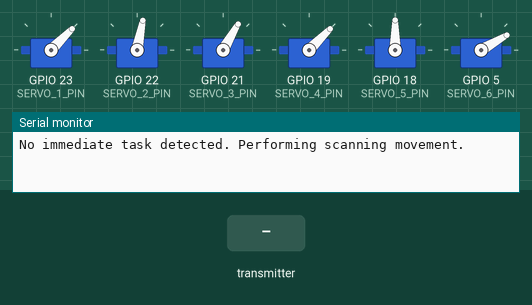
Recording of a sketch running on a simulated ESP32. On the bench: 6 × servo, the last lines printed to the serial monitor. The test bench sets the inputs (shaded band).

Above: at 1.2 s.
1.3 s: the transmitter starts sending moisture = 100
At 2.8 s:
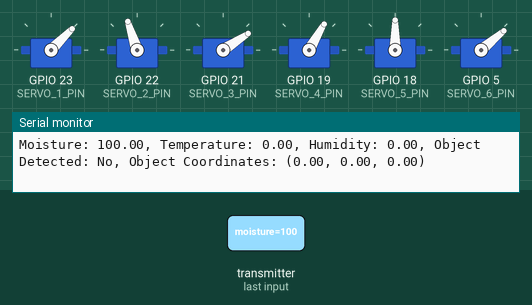
At 3.4 s:
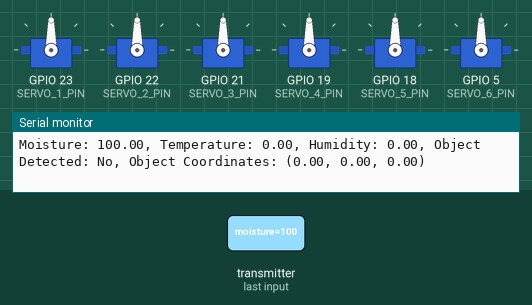
4.3 s: the transmitter starts sending objectDetected = 1
At 5.5 s:
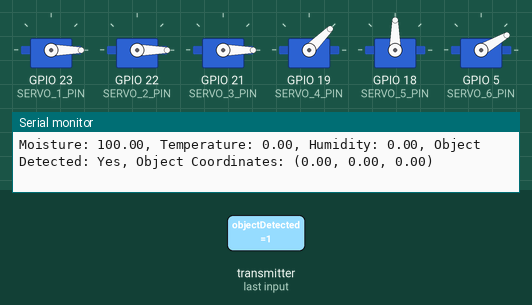
7.3 s: the transmitter starts sending objectX = 25
10.3 s: the transmitter starts sending objectY = 25
13.3 s: the transmitter starts sending objectX = 0
At 14.8 s:
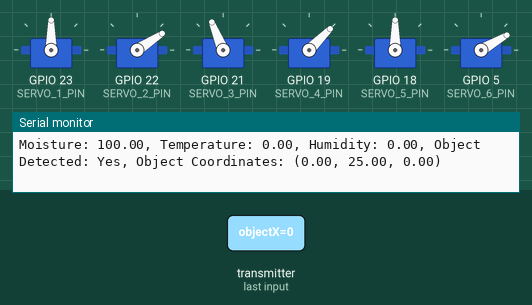
16.3 s: the transmitter starts sending objectZ = 25
Timing chart, 0 to 20.3 s (numbered marks = the images above; inputs shaded):
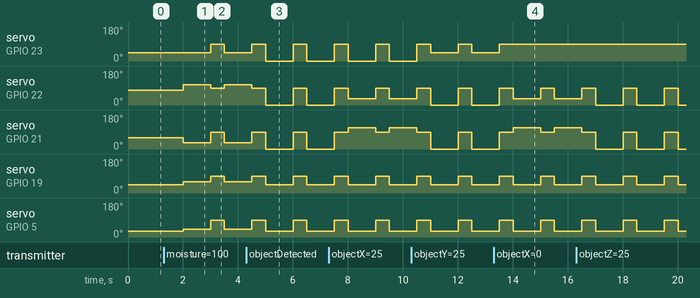

The sketch:

robotic_arm.ino
```cpp
#include <ESP32Servo.h>
#include <esp_now.h>
#include <WiFi.h>
#include <cmath>

#define SERVO_1_PIN 23
#define SERVO_2_PIN 22
#define SERVO_3_PIN 21
#define SERVO_4_PIN 19
#define SERVO_5_PIN 18
#define SERVO_6_PIN 5

Servo servo1, servo2, servo3, servo4, servo5, servo6;
const float L1 = 10.0, L2 = 15.0, L3 = 15.0;

struct SensorData {
    float moisture;
    float temperature;
    float humidity;
    bool objectDetected;
    float objectX;
    float objectY;
    float objectZ;
};

SensorData incomingData;
float movementPattern[4][3] = {{10, 10, 5}, {15, 5, 10}, {5, 15, 5}, {10, 5, 15}};
int patternIndex = 0;

void OnDataRecv(const uint8_t *mac, const uint8_t *incomingDataRaw, int len) {
    memcpy(&incomingData, incomingDataRaw, sizeof(incomingData));
    Serial.printf("Moisture: %.2f, Temperature: %.2f, Humidity: %.2f, Object Detected: %s, Object Coordinates: (%.2f, %.2f, %.2f)\n",
                  incomingData.moisture, incomingData.temperature,
                  incomingData.humidity, incomingData.objectDetected ? "Yes" : "No",
                  incomingData.objectX, incomingData.objectY, incomingData.objectZ);
}

void setServoAngles(float theta1, float theta2, float theta3, float theta4, float theta5, float theta6) {
    servo1.write(constrain(theta1, 0, 180));
    servo2.write(constrain(theta2, 0, 180));
    servo3.write(constrain(theta3, 0, 180));
    servo4.write(constrain(theta4, 0, 180));
    servo5.write(constrain(theta5, 0, 180));
    servo6.write(constrain(theta6, 0, 180));
}

void inverseKinematics(float x, float y, float z, float wristAngle, float clawAngle) {
    float theta1 = atan2(y, x) * 180 / PI;
    float r = sqrt(x * x + y * y);
    float d = sqrt(r * r + z * z);
    float alpha = atan2(z, r);
    float beta = acos((L2 * L2 + d * d - L3 * L3) / (2 * L2 * d));
    float gamma = acos((L2 * L2 + L3 * L3 - d * d) / (2 * L2 * L3));
    float theta2 = (alpha + beta) * 180 / PI;
    float theta3 = gamma * 180 / PI;
    setServoAngles(theta1, theta2, theta3, wristAngle, 90, clawAngle);
}

void setup() {
    Serial.begin(115200);
    servo1.attach(SERVO_1_PIN);
    servo2.attach(SERVO_2_PIN);
    servo3.attach(SERVO_3_PIN);
    servo4.attach(SERVO_4_PIN);
    servo5.attach(SERVO_5_PIN);
    servo6.attach(SERVO_6_PIN);
    setServoAngles(90, 90, 90, 90, 90, 90);
    WiFi.mode(WIFI_STA);
    if (esp_now_init() == ESP_OK) {
        esp_now_register_recv_cb(OnDataRecv);
    }
}

void loop() {
    if (incomingData.objectDetected) {
        Serial.println("Target object detected by ESP32-CAM. Initiating precision pick-up sequence.");
        inverseKinematics(incomingData.objectX, incomingData.objectY, incomingData.objectZ, 45.0, 30.0);
        delay(1000);
        setServoAngles(90, 90, 90, 90, 90, 90);
    } else if (incomingData.moisture > 50) {
        Serial.println("High moisture level detected. Adjusting grip and picking up wet object.");
        inverseKinematics(5.0, 5.0, 5.0, 60.0, 40.0);
        delay(1000);
        setServoAngles(90, 90, 90, 90, 90, 90);
    } else if (incomingData.temperature > 30) {
        Serial.println("High temperature detected. Using special handling technique.");
        inverseKinematics(15.0, 5.0, 5.0, 30.0, 20.0);
        delay(1000);
        setServoAngles(90, 90, 90, 90, 90, 90);
    } else {
        Serial.println("No immediate task detected. Performing scanning movement.");
        float *pos = movementPattern[patternIndex];
        inverseKinematics(pos[0], pos[1], pos[2], 45.0, 30.0);
        patternIndex = (patternIndex + 1) % 4;
        delay(1500);
    }
    delay(500);
}
```

Measured:
- after the input at 1.3 s, servo on GPIO 19 (SERVO_4_PIN): 45° → 60° after 0.70 s, → 90° 1.0 s later, → 60° 0.50 s later; servo on GPIO 5 (SERVO_6_PIN): 30° → 40° after 0.70 s, → 90° 1.0 s later, → 40° 0.50 s later
- after the input at 13.3 s, servo on GPIO 23 (SERVO_1_PIN): goes on until 13.5 s, then stays 90°
- by itself, servo on GPIO 23 (SERVO_1_PIN): alternates 90° for 0.50 s and 45° for 1.0 s
- by itself, servo on GPIO 22 (SERVO_2_PIN), servo on GPIO 21 (SERVO_3_PIN): alternates 90° for 0.50 s and 0° for 1.0 s
